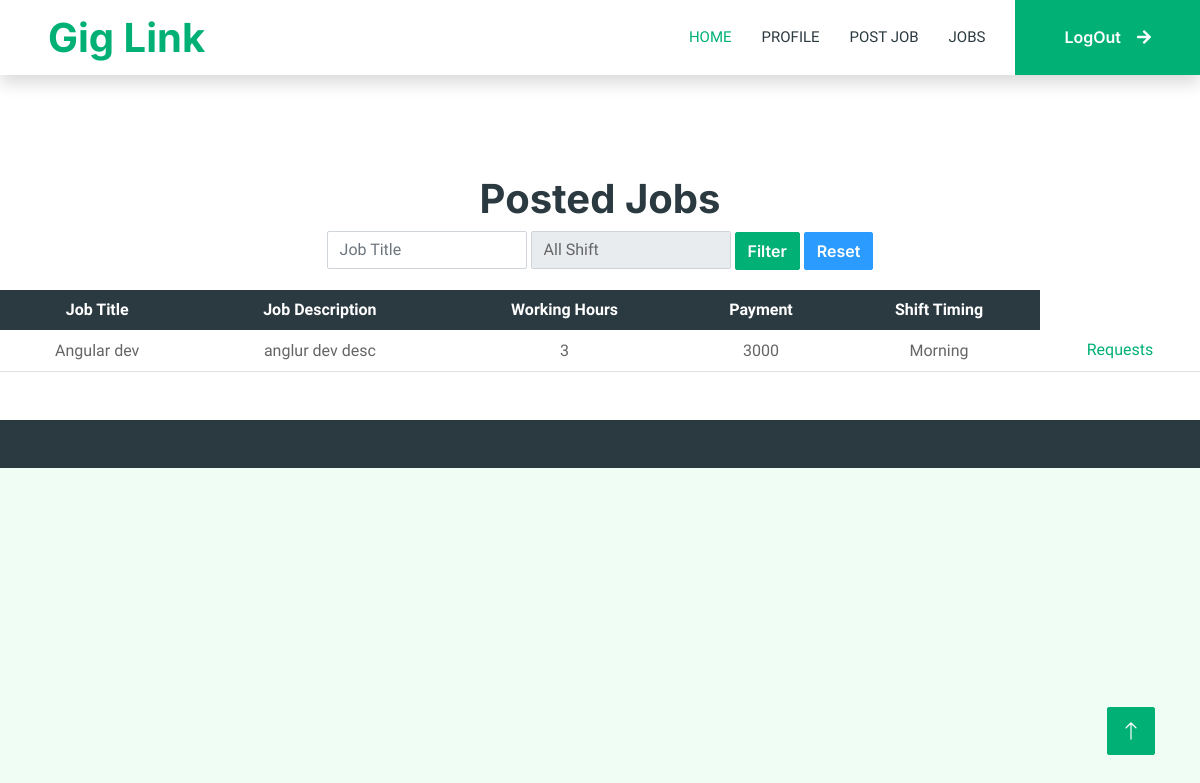
The app's page /posted-jobs-parttime (signed in) with its own data.
### link/models.py (models this page shows)
class ParttimeJobs(models.Model):
    class Meta:
        verbose_name_plural = 'Parttime Jobs'
    job_title = models.CharField(max_length=225)
    job_description = models.CharField(max_length=225)
    working_hours = models.CharField(max_length=225)
    payment = models.CharField(max_length=225)
    shift_timing = models.CharField(max_length=225,choices = (
        ("Morning", "Morning"),
        ("Evening", "Evening"),
        ("Night", "Night"),
        ("Flexible", "Flexible"),
    ))
    parttime = models.ForeignKey(Parttime, on_delete=models.CASCADE)

### link/views.py (the view)
# urls.py: path('posted-jobs-parttime',views.posted_jobs_parttime),
def posted_jobs_parttime(request):
    parttime_id = request.session['pid']
    parttime_jobs = ParttimeJobs.objects.filter(parttime_id=parttime_id)
    filters = {
        'job_title__icontains': request.GET.get('job_title', '').strip(),
        'shift_timing': request.GET.get('shift_timing', '').strip()
    }
    filters = {key: value for key, value in filters.items() if value}
    if filters:
        parttime_jobs = parttime_jobs.filter(**filters)
    return render(request, 'posted_jobs_parttime.html', {'parttime_jobs': parttime_jobs})

### templates/posted_jobs_parttime.html (shortened to what this page needs)
{% include 'partime_header.html'%}
{% load static %}
<center>
    <h1 style="margin-top: 100px;">Posted Jobs</h1>
    <form method="GET" style="margin-bottom: 20px;">
        <input type="text" name="job_title" placeholder="Job Title" class="form-control"
               value="{{ request.GET.job_title }}" style="width: 200px; display: inline-block;">
        <select name="shift_timing" class="form-control" style="width: 200px; display: inline-block;">
            <option value="">All Shift</option>
        </select>
        <button type="submit" class="btn btn-primary">Filter</button>
        <a href="/posted-jobs-parttime" class="btn btn-secondary">Reset</a>
    </form>
    {% if parttime_jobs %}
    <table class="table" style="margin-top: 20px;">
        <thead class="table-dark">
        <tr>
            <th>Job Title</th>
            <th>Job Description</th>
            <th>Working Hours</th>
            <th>Payment</th>
            <th>Shift Timing</th>
        </tr>
        </thead>
        <tbody>
        {% for job in parttime_jobs %}
        <tr>
            <td>{{ job.job_title }}</td>
            <td>{{ job.job_description }}</td>
            <td>{{ job.working_hours }}</td>
            <td>{{ job.payment }}</td>
            <td>{{ job.shift_timing }}</td>
            <td><a href="/view-parttime-requests/{{ job.pk }}">Requests</a></td>
        </tr>
        {% endfor %}
        </tbody>
    </table>
    {% else %}
    <p>No jobs found.</p>
    {% endif %}
</center>
{% include 'footer.html' %}

### static/css/style.css (style rules this page uses)
:root { --primary: #00B074; --secondary: #2B9BFF; --light: #EFFDF5; --dark: #2B3940; }
.btn { font-family: 'Inter', sans-serif; font-weight: 600; transition: .5s; }
.btn.btn-primary, .btn.btn-secondary { color: #FFFFFF; }

### templates/posted_jobs_parttime.html (style rules this page uses)
th, td { text-align: center; }

### records on screen
ParttimeJobs: job_title "Angular dev", job_description "anglur dev desc", working_hours "3", payment "3000", shift_timing "Morning"
